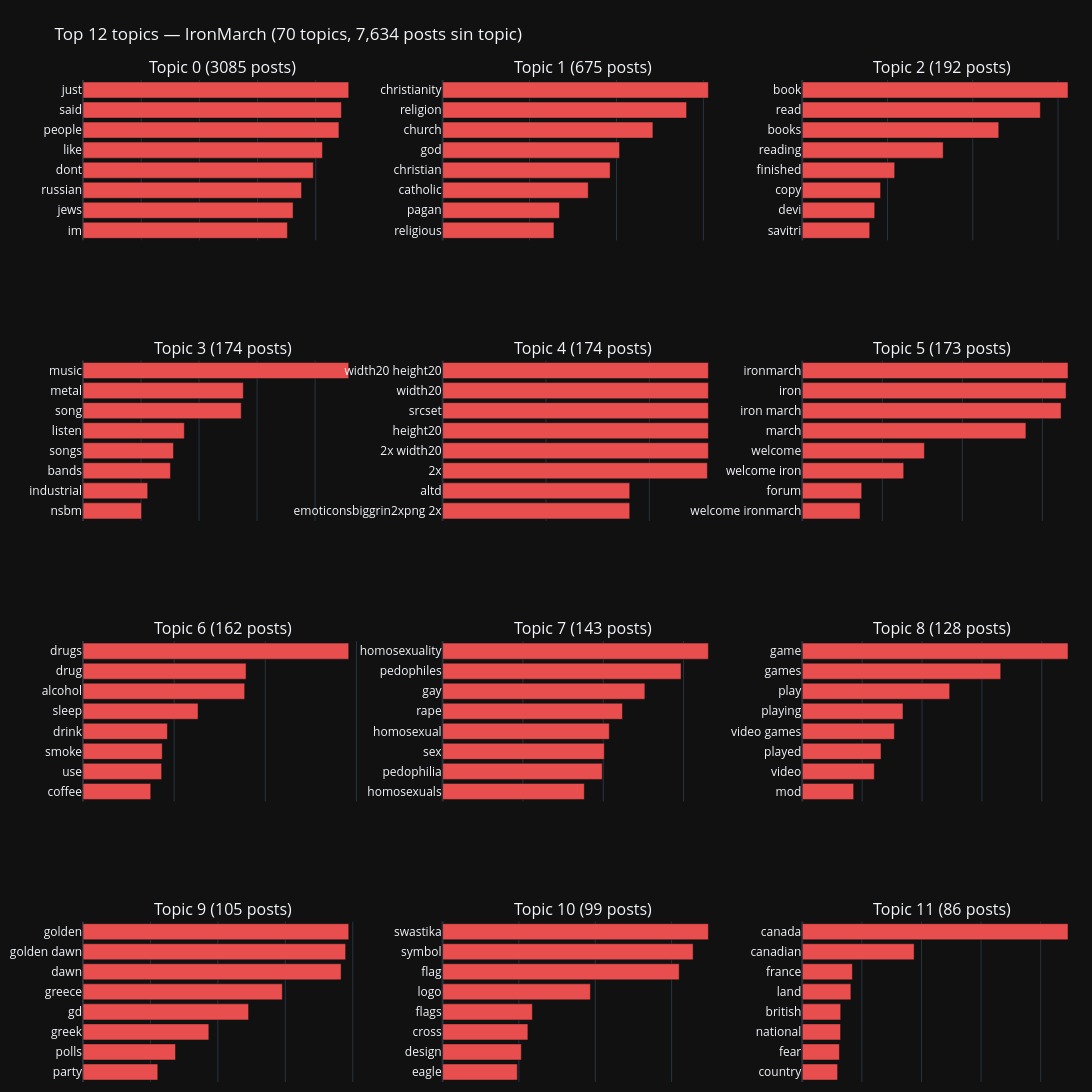

Source (notebook cell):
### Code cell
# Inspeccionar top topics — barchart interactivo de keywords por topic
import plotly.graph_objects as go
from plotly.subplots import make_subplots

topic_info = topic_model.get_topics()
valid_topics = {t: words for t, words in topic_info.items() if t != -1}

# Mostrar top N topics por volumen
topic_sizes = {t: topics.count(t) for t in valid_topics}
top_topic_ids = sorted(topic_sizes, key=topic_sizes.get, reverse=True)[:12]

n_cols = 3
n_rows = (len(top_topic_ids) + n_cols - 1) // n_cols
fig = make_subplots(
    rows=n_rows, cols=n_cols,
    subplot_titles=[f'Topic {t} ({topic_sizes[t]} posts)' for t in top_topic_ids],
    vertical_spacing=0.12, horizontal_spacing=0.08,
)

for idx, t in enumerate(top_topic_ids):
    row = idx // n_cols + 1
    col = idx % n_cols + 1
    words = [w for w, _ in valid_topics[t][:8]]
    scores = [s for _, s in valid_topics[t][:8]]
    fig.add_trace(
        go.Bar(
            x=scores[::-1], y=words[::-1],
            orientation='h',
            marker_color='#E94E4E',
            showlegend=False,
        ),
        row=row, col=col,
    )
    fig.update_xaxes(showticklabels=False, row=row, col=col)

fig.update_layout(
    title=f'Top 12 topics — IronMarch ({n_topics} topics, {topics.count(-1):,} posts sin topic)',
    template='plotly_dark',
    height=280 * n_rows, width=1100,
    margin=dict(l=10, r=10, t=80, b=10),
)
fig.show()

### Figure 1 — Plotly figure (JSON) as saved in the notebook; plotly's stock layout.template omitted (floating-point values rounded to 4 significant figures)
{"data": [{"marker": {"color": "#E94E4E"}, "orientation": "h", "showlegend": false, "type": "bar", "x": [0.007025, 0.007219, 0.007511, 0.007914, 0.008228, 0.008795, 0.00888, 0.009132], "xaxis": "x", "y": ["im", "jews", "russian", "dont", "like", "people", "said", "just"], "yaxis": "y"}, {"marker": {"color": "#E94E4E"}, "orientation": "h", "showlegend": false, "type": "bar", "x": [0.01281, 0.01344, 0.01675, 0.01927, 0.02036, 0.02419, 0.02806, 0.03057], "xaxis": "x2", "y": ["religious", "pagan", "catholic", "christian", "god", "church", "religion", "christianity"], "yaxis": "y2"}, {"marker": {"color": "#E94E4E"}, "orientation": "h", "showlegend": false, "type": "bar", "x": [0.01582, 0.017, 0.01837, 0.02168, 0.03306, 0.04609, 0.05585, 0.06234], "xaxis": "x3", "y": ["savitri", "devi", "copy", "finished", "reading", "books", "read", "book"], "yaxis": "y3"}, {"marker": {"color": "#E94E4E"}, "orientation": "h", "showlegend": false, "type": "bar", "x": [0.02016, 0.02229, 0.03014, 0.03117, 0.03492, 0.05454, 0.05525, 0.09159], "xaxis": "x4", "y": ["nsbm", "industrial", "bands", "songs", "listen", "song", "metal", "music"], "yaxis": "y4"}, {"marker": {"color": "#E94E4E"}, "orientation": "h", "showlegend": false, "type": "bar", "x": [0.09052, 0.09052, 0.1281, 0.1286, 0.1286, 0.1286, 0.1286, 0.1286], "xaxis": "x5", "y": ["emoticonsbiggrin2xpng 2x", "altd", "2x", "2x width20", "height20", "srcset", "width20", "width20 height20"], "yaxis": "y5"}, {"marker": {"color": "#E94E4E"}, "orientation": "h", "showlegend": false, "type": "bar", "x": [0.01443, 0.01485, 0.02534, 0.03052, 0.05588, 0.06467, 0.06592, 0.0664], "xaxis": "x6", "y": ["welcome ironmarch", "forum", "welcome iron", "welcome", "march", "iron march", "iron", "ironmarch"], "yaxis": "y6"}, {"marker": {"color": "#E94E4E"}, "orientation": "h", "showlegend": false, "type": "bar", "x": [0.01486, 0.01725, 0.01738, 0.01851, 0.02524, 0.03548, 0.03578, 0.05831], "xaxis": "x7", "y": ["coffee", "use", "smoke", "drink", "sleep", "alcohol", "drug", "drugs"], "yaxis": "y7"}, {"marker": {"color": "#E94E4E"}, "orientation": "h", "showlegend": false, "type": "bar", "x": [0.01764, 0.01987, 0.02013, 0.02075, 0.02239, 0.02519, 0.02969, 0.03309], "xaxis": "x8", "y": ["homosexuals", "pedophilia", "sex", "homosexual", "rape", "gay", "pedophiles", "homosexuality"], "yaxis": "y8"}, {"marker": {"color": "#E94E4E"}, "orientation": "h", "showlegend": false, "type": "bar", "x": [0.01716, 0.02405, 0.0263, 0.03075, 0.03364, 0.04923, 0.06628, 0.08876], "xaxis": "x9", "y": ["mod", "video", "played", "video games", "playing", "play", "games", "game"], "yaxis": "y9"}, {"marker": {"color": "#E94E4E"}, "orientation": "h", "showlegend": false, "type": "bar", "x": [0.02218, 0.02744, 0.03732, 0.0491, 0.05911, 0.07655, 0.07789, 0.07881], "xaxis": "x10", "y": ["party", "polls", "greek", "gd", "greece", "dawn", "golden dawn", "golden"], "yaxis": "y10"}, {"marker": {"color": "#E94E4E"}, "orientation": "h", "showlegend": false, "type": "bar", "x": [0.01958, 0.02062, 0.02234, 0.02351, 0.03872, 0.06199, 0.06565, 0.06964], "xaxis": "x11", "y": ["eagle", "design", "cross", "flags", "logo", "flag", "symbol", "swastika"], "yaxis": "y11"}, {"marker": {"color": "#E94E4E"}, "orientation": "h", "showlegend": false, "type": "bar", "x": [0.01185, 0.01246, 0.01285, 0.01289, 0.01631, 0.01681, 0.03754, 0.08918], "xaxis": "x12", "y": ["country", "fear", "national", "british", "land", "france", "canadian", "canada"], "yaxis": "y12"}], "layout": {"annotations": [{"font": {"size": 16}, "showarrow": false, "text": "Topic 0 (3085 posts)", "x": 0.14, "xanchor": "center", "xref": "paper", "y": 1.0, "yanchor": "bottom", "yref": "paper"}, {"font": {"size": 16}, "showarrow": false, "text": "Topic 1 (675 posts)", "x": 0.5, "xanchor": "center", "xref": "paper", "y": 1.0, "yanchor": "bottom", "yref": "paper"}, {"font": {"size": 16}, "showarrow": false, "text": "Topic 2 (192 posts)", "x": 0.86, "xanchor": "center", "xref": "paper", "y": 1.0, "yanchor": "bottom", "yref": "paper"}, {"font": {"size": 16}, "showarrow": false, "text": "Topic 3 (174 posts)", "x": 0.14, "xanchor": "center", "xref": "paper", "y": 0.72, "yanchor": "bottom", "yref": "paper"}, {"font": {"size": 16}, "showarrow": false, "text": "Topic 4 (174 posts)", "x": 0.5, "xanchor": "center", "xref": "paper", "y": 0.72, "yanchor": "bottom", "yref": "paper"}, {"font": {"size": 16}, "showarrow": false, "text": "Topic 5 (173 posts)", "x": 0.86, "xanchor": "center", "xref": "paper", "y": 0.72, "yanchor": "bottom", "yref": "paper"}, {"font": {"size": 16}, "showarrow": false, "text": "Topic 6 (162 posts)", "x": 0.14, "xanchor": "center", "xref": "paper", "y": 0.44, "yanchor": "bottom", "yref": "paper"}, {"font": {"size": 16}, "showarrow": false, "text": "Topic 7 (143 posts)", "x": 0.5, "xanchor": "center", "xref": "paper", "y": 0.44, "yanchor": "bottom", "yref": "paper"}, {"font": {"size": 16}, "showarrow": false, "text": "Topic 8 (128 posts)", "x": 0.86, "xanchor": "center", "xref": "paper", "y": 0.44, "yanchor": "bottom", "yref": "paper"}, {"font": {"size": 16}, "showarrow": false, "text": "Topic 9 (105 posts)", "x": 0.14, "xanchor": "center", "xref": "paper", "y": 0.16, "yanchor": "bottom", "yref": "paper"}, {"font": {"size": 16}, "showarrow": false, "text": "Topic 10 (99 posts)", "x": 0.5, "xanchor": "center", "xref": "paper", "y": 0.16, "yanchor": "bottom", "yref": "paper"}, {"font": {"size": 16}, "showarrow": false, "text": "Topic 11 (86 posts)", "x": 0.86, "xanchor": "center", "xref": "paper", "y": 0.16, "yanchor": "bottom", "yref": "paper"}], "height": 1120, "margin": {"b": 10, "l": 10, "r": 10, "t": 80}, "title": {"text": "Top 12 topics — IronMarch (70 topics, 7,634 posts sin topic)"}, "width": 1100, "xaxis": {"anchor": "y", "domain": [0.0, 0.28], "showticklabels": false}, "xaxis10": {"anchor": "y10", "domain": [0.0, 0.28], "showticklabels": false}, "xaxis11": {"anchor": "y11", "domain": [0.36, 0.64], "showticklabels": false}, "xaxis12": {"anchor": "y12", "domain": [0.72, 1.0], "showticklabels": false}, "xaxis2": {"anchor": "y2", "domain": [0.36, 0.64], "showticklabels": false}, "xaxis3": {"anchor": "y3", "domain": [0.72, 1.0], "showticklabels": false}, "xaxis4": {"anchor": "y4", "domain": [0.0, 0.28], "showticklabels": false}, "xaxis5": {"anchor": "y5", "domain": [0.36, 0.64], "showticklabels": false}, "xaxis6": {"anchor": "y6", "domain": [0.72, 1.0], "showticklabels": false}, "xaxis7": {"anchor": "y7", "domain": [0.0, 0.28], "showticklabels": false}, "xaxis8": {"anchor": "y8", "domain": [0.36, 0.64], "showticklabels": false}, "xaxis9": {"anchor": "y9", "domain": [0.72, 1.0], "showticklabels": false}, "yaxis": {"anchor": "x", "domain": [0.84, 1.0]}, "yaxis10": {"anchor": "x10", "domain": [0.0, 0.16]}, "yaxis11": {"anchor": "x11", "domain": [0.0, 0.16]}, "yaxis12": {"anchor": "x12", "domain": [0.0, 0.16]}, "yaxis2": {"anchor": "x2", "domain": [0.84, 1.0]}, "yaxis3": {"anchor": "x3", "domain": [0.84, 1.0]}, "yaxis4": {"anchor": "x4", "domain": [0.56, 0.72]}, "yaxis5": {"anchor": "x5", "domain": [0.56, 0.72]}, "yaxis6": {"anchor": "x6", "domain": [0.56, 0.72]}, "yaxis7": {"anchor": "x7", "domain": [0.28, 0.44]}, "yaxis8": {"anchor": "x8", "domain": [0.28, 0.44]}, "yaxis9": {"anchor": "x9", "domain": [0.28, 0.44]}}}
